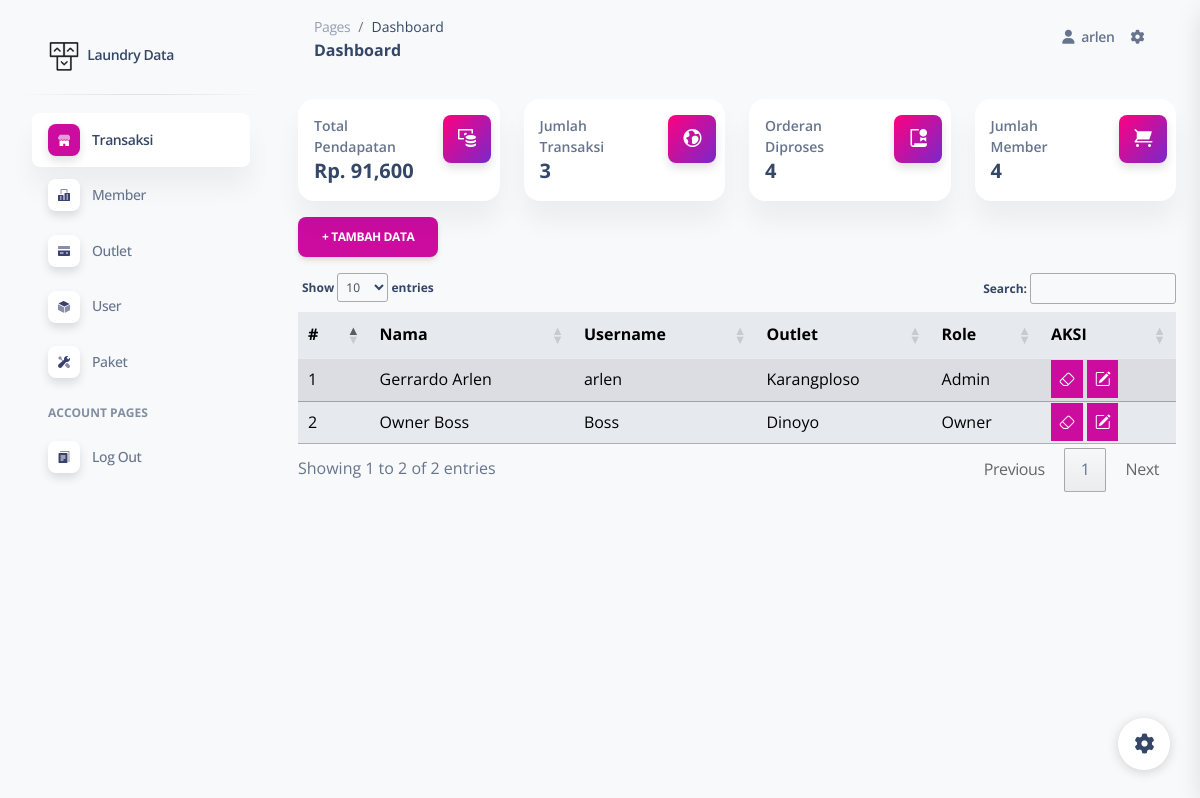
Screenshot of /pages/index.php?page=us (signed in) with the database file from the repository.
### tables this page shows
CREATE TABLE `tb_user` (
  `id` int NOT NULL,
  `nama` varchar(100) NOT NULL,
  `username` varchar(30) NOT NULL,
  `password` varchar(30) NOT NULL,
  `id_outlet` int NOT NULL,
  `role` enum('Admin','Kasir','Owner') NOT NULL
);

CREATE TABLE `tb_outlet` (
  `id` int NOT NULL,
  `nama` varchar(100) NOT NULL,
  `alamat` text NOT NULL,
  `tlp` varchar(15) NOT NULL
);

### crud/user/index.php (the view, shortened to what this page needs)
<!DOCTYPE html>
<html lang="en">
<head>
    <link rel="stylesheet" href="//cdn.datatables.net/1.13.2/css/jquery.dataTables.min.css">
    <link rel="stylesheet" href="https://cdn.jsdelivr.net/npm/bootstrap-icons@1.10.3/font/bootstrap-icons.css">
    <body class="container-fluid my-3">
    <a href="index.php?page=inpus" class="btn btn-primary my-3">+ TAMBAH DATA</a>
    <table class="table table-secondary table-striped" id="myTable">
        <thead>
            <tr>
                <th scope="col">#</th>
                <th scope="col">Nama</th>
                <th scope="col">Username</th>
                <th scope="col">Outlet</th>
                <th scope="col">Role</th>
                <th scope="col">AKSI</th>
            </tr>
        </thead>
        <tbody>
            <?php
            include "../../config/config.php";
            $no = 1;
            $sql = "SELECT a.id AS id, a.nama, a.username AS username, a.role AS role, b.nama AS ot FROM tb_user AS a INNER JOIN tb_outlet AS b ON id_outlet = b.id";
            $q = mysqli_query($con, $sql);
            while ($row = mysqli_fetch_array($q)):
            ?>
            <tr>
                <td><?php echo $no++ ?></td>
                <td><?php echo $row['nama'] ?></td>
                <td><?php echo $row['username'] ?></td>
                <td><?php echo $row['ot'] ?></td>
                <td><?php echo $row['role'] ?></td>
                <td>
                    <a href="../../crud/user/delete.php?id=<?=$row['id']?>" class="bg-primary text-white p-2"><i class="bi bi-eraser"></i></a>
                    <a href="index.php?page=edus&id=<?=$row['id']?>" class="bg-primary text-white p-2"><i class="bi bi-pencil-square"></i></i></a>
                </td>
            </tr>
            <?php endwhile; ?>
        </tbody>
    </table>
  </body>
</html>

### rows the page displays
tb_user: nama "Gerrardo Arlen", username "arlen", id_outlet.nama "Karangploso", role "Admin"
tb_user: nama "Owner Boss", username "Boss", id_outlet.nama "Dinoyo", role "Owner"

### other values shown
$_SESSION['login'] "arlen"
$t['omset'] "91,600"
$t['transaksi'] "3"
$o['outlet'] "4"
$m['member'] "4"
